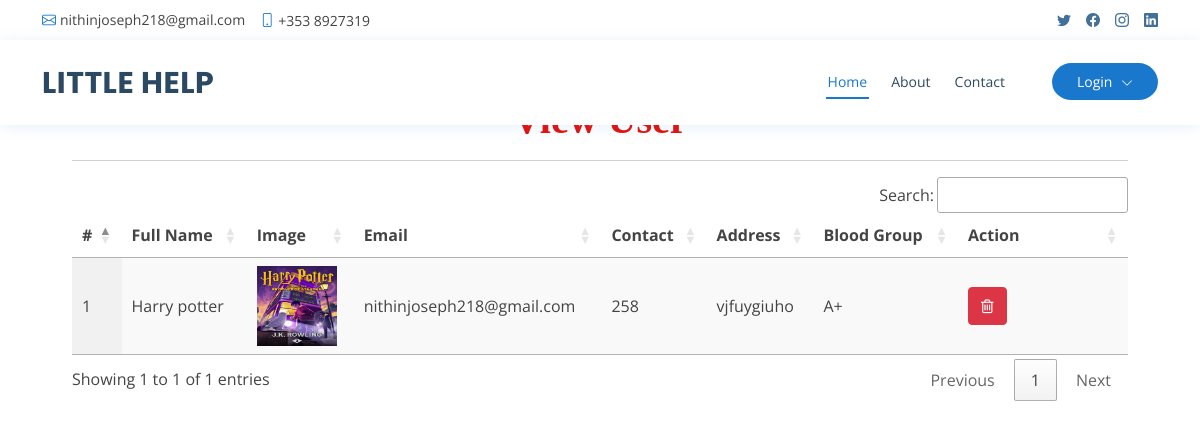
Page /view_user on the committed database.
### blood_app/models.py (models this page shows, shortened)
class UserProfile(models.Model):
    user = models.ForeignKey(User, on_delete=models.CASCADE, null=True)
    contact = models.CharField(max_length=100, null=True)
    address = models.CharField(max_length=100, null=True)
    blood_group = models.ForeignKey(Category, on_delete=models.CASCADE, null=True, blank=True)
    dob = models.DateField(null=True)
    image = models.FileField(null=True)

class Category(models.Model):
    name = models.CharField(max_length=100, null=True, blank=True)

### blood_app/views.py (the view)
# urls.py: path('view_user', view_user, name='view_user'),
def view_user(request):
    data = UserProfile.objects.all()
    d = {'data':data}
    return render(request,'view_user.html',d)

### blood_app/templates/view_user.html
{% extends 'index.html' %}
{% load static %}
{% block body %}
<div class="container-fluid" style="width:90%;margin-top:8%">
                    <div class="container-fluid">
                        <h1 align="center" style="font-weight:bold;font-family : 'Monotype Corsiva' ; color : #E6120E ;margin-top:4%">View User</h1>
                         </div><hr>
                                <table id="example" class="display" style="width:100%">
                                  <thead>
                                    <tr>
                                      <th>#</th>
                                      <th>Full Name</th>
                                      <th>Image</th>
                                      <th>Email</th>
                                      <th>Contact</th>
                                      <th>Address</th>
                                      <th>Blood Group</th>
                                      <th>Action</th>
                                  </tr>
                              </thead>
                              <tbody>
                              {% for i in data %}
                                <tr>
                                  <td>{{forloop.counter}}</td>
                                  <td>{{i.user.first_name}} {{i.user.last_name}}</td>
                                  <td><img src="{{i.image.url}}" style="width:80px;height:80px"></td>
                                  <td>{{i.user.email}}</td>
                                  <td>{{i.contact}}</td>
                                  <td>{{i.address}}</td>
                                  <td>{{i.blood_group.name}}</td>
                                    <td style="width:150px">
                                      <a href="{% url 'delete_user' i.id %}" ><button class="btn btn-danger" onclick="return confirm('Are you sure?')"><i class="fa fa-trash-o"></i></button></a></td>
                              </tr>
                              {% endfor %}
                          </tbody>
                      </table>
                  </div>
{% endblock %}

### blood_app/static/css/style.css (style rules this page uses)
body { font-family: "Open Sans", sans-serif; color: #444444; }
a { color: #1977cc; text-decoration: none; }
h1, h2, h3, h4, h5, h6 { font-family: "Raleway", sans-serif; }

### rows in the picture
UserProfile: user.first_name "Harry", user.last_name "potter", image (picture), user.email "nithinjoseph218@gmail.com", contact "258", address "vjfuygiuho", blood_group.name "A+"
